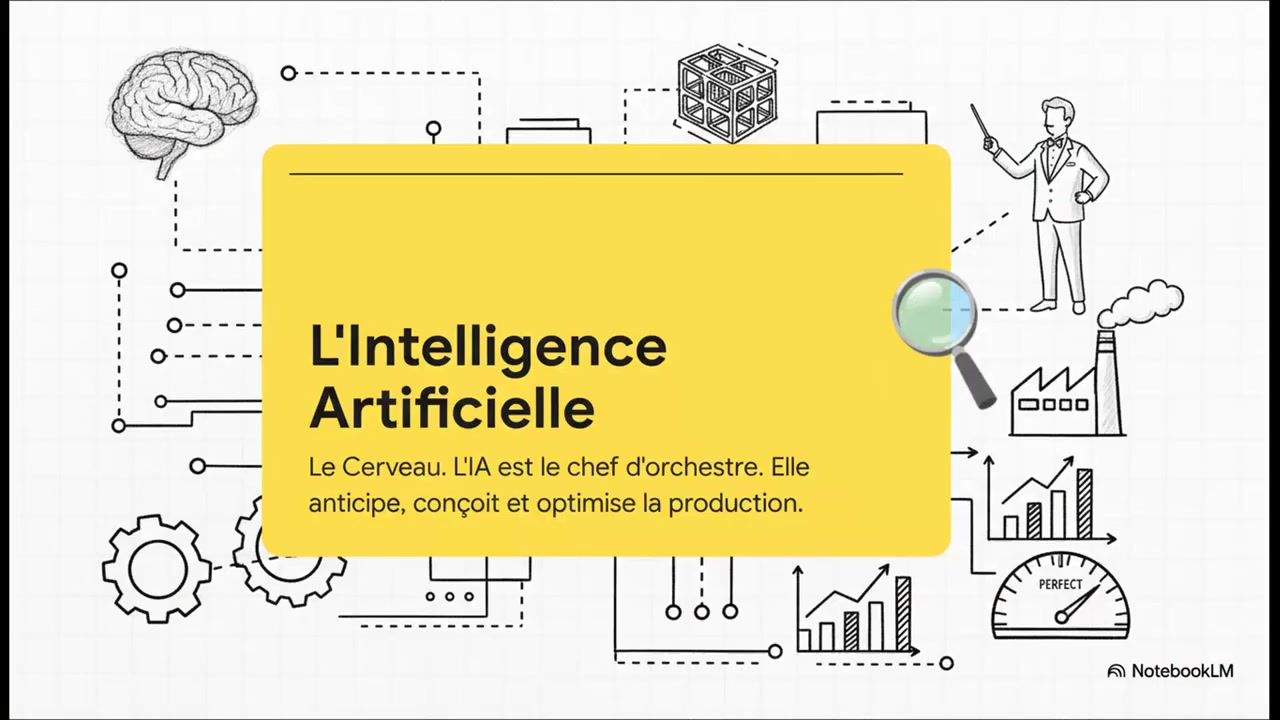
#> input picture frame_0004.jpg, 1280 x 720 px; its folder holds only this picture in this run
$ python batch_clean_project.py
#> lines starting #> are read from the running program, lines starting #| are printed output that depends on the picture; after the words box and inside, x2 and y2 are one past the last pixel; in counts of white or black regions, pixels touching at a corner belong together
import os
import cv2
import numpy as np
from PIL import Image, ImageDraw, ImageFilter
import glob

# Configuration de la zone du watermark (Bas à droite)
WATERMARK_CORNER = {
    "x_start_ratio": 0.82,
    "y_start_ratio": 0.90,
    "x_end_ratio": 1.0,
    "y_end_ratio": 1.0
}

def clean_image_opencv(image_path, output_path):
    """Effectue un nettoyage localisé (inpaint) sans GPU via OpenCV."""
#> called with image_path = '../../frame_0004.jpg', output_path = '../../output/frame_0004_PROPRE.jpg'
    print(f"Nettoyage Local (OpenCV) : {image_path}")
    img = cv2.imread(image_path)
#> img is the input picture: shape (720, 1280, 3); mean B, G, R 183.6, 224.6, 232.8
    if img is None:
        print(f"Erreur : Impossible de lire {image_path}")
        return False

    h, w = img.shape[:2]
#> h = 720; w = 1280

    # Création du masque binaire
    mask = np.zeros((h, w), dtype=np.uint8)
    x1, y1 = int(w * WATERMARK_CORNER["x_start_ratio"]), int(h * WATERMARK_CORNER["y_start_ratio"])
#> x1 = 1049; y1 = 648
    x2, y2 = w, h
#> x2 = 1280; y2 = 720
    cv2.rectangle(mask, (x1, y1), (x2, y2), 255, -1)
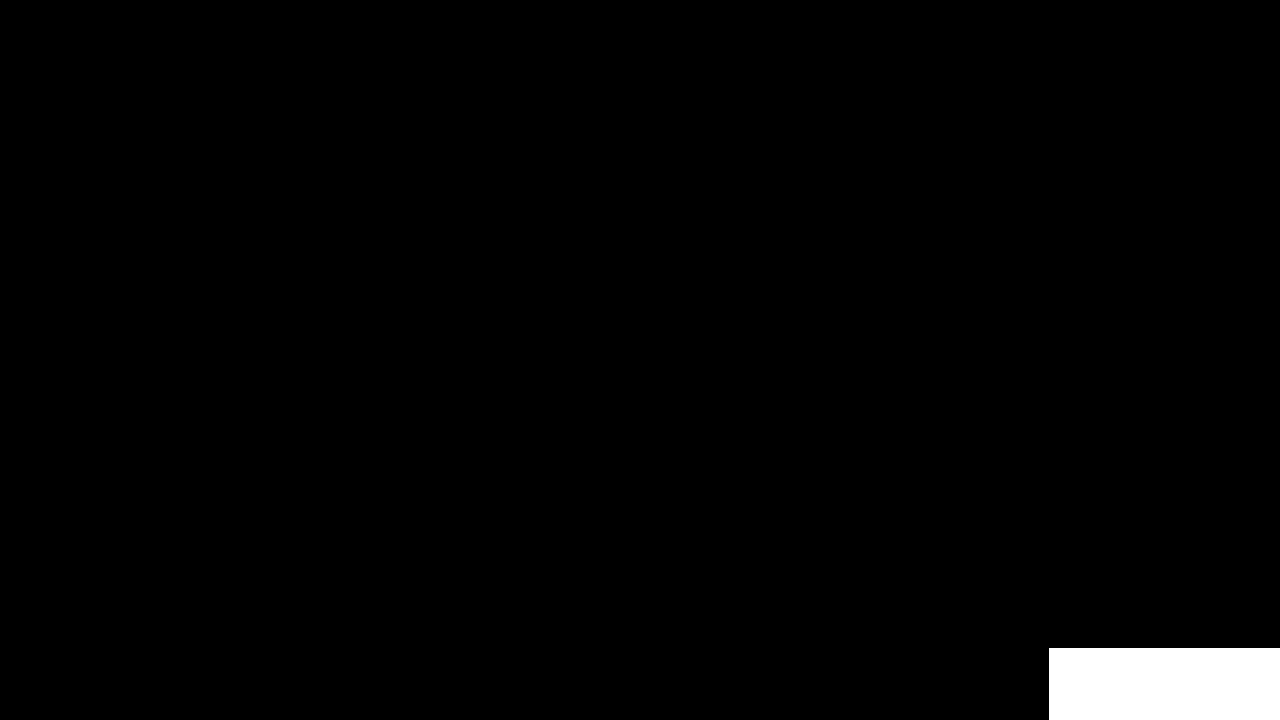
#> mask: shape (720, 1280); 1.8% white; 1 white region, box (x1, y1, x2, y2) and area: (1049, 648, 1280, 720) 16632

    # Inpainting (Algorithme Navier-Stokes)
    # 3 px de rayon pour le blend
    dst = cv2.inpaint(img, mask, 3, cv2.INPAINT_NS)

    cv2.imwrite(output_path, dst)
    return True

def run_batch():
    # 1. Création du dossier output
    output_dir = "../../output"
    if not os.path.exists(output_dir):
        os.makedirs(output_dir)
        print(f"Dossier {output_dir} créé.")

    # 2. Recherche des images dans la racine du projet
    image_patterns = ["../../frame_*.jpg", "../../frame_*.png"]
    images_found = []
    for pattern in image_patterns:
        images_found.extend(glob.glob(pattern))

    if not images_found:
        print("Aucune image frame_00xx trouvée à la racine.")
        return

    print(f"Nettoyage de {len(images_found)} image(s)...")

    # 3. Traitement de chaque image
    for img_path in images_found:
        filename = os.path.basename(img_path)
        name, ext = os.path.splitext(filename)
        output_name = f"{name}_PROPRE{ext}"
        output_path = os.path.join(output_dir, output_name)

        success = clean_image_opencv(img_path, output_path)
        if success:
            print(f"  -> Sauvegardé dans: {output_path}")

if __name__ == "__main__":
    run_batch()
